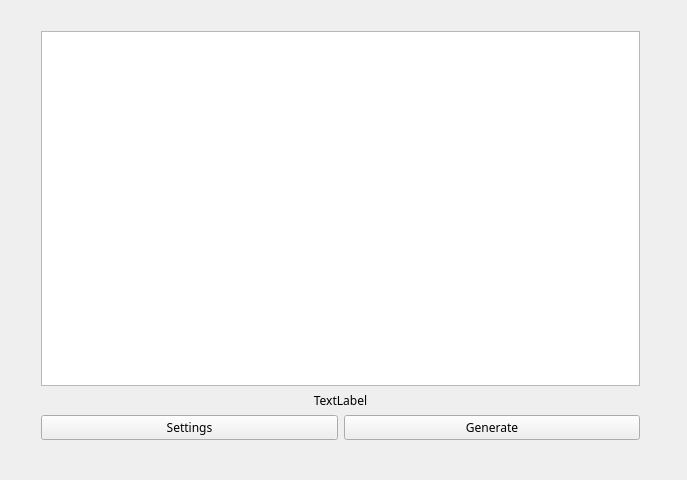
<?xml version="1.0" encoding="UTF-8"?>
<ui version="4.0">
 <class>MainWindow</class>
 <widget class="QMainWindow" name="MainWindow">
  <property name="geometry">
   <rect>
    <x>0</x>
    <y>0</y>
    <width>687</width>
    <height>480</height>
   </rect>
  </property>
  <property name="windowTitle">
   <string>MainWindow</string>
  </property>
  <widget class="QWidget" name="centralWidget">
   <widget class="QWidget" name="verticalLayoutWidget">
    <property name="geometry">
     <rect>
      <x>30</x>
      <y>20</y>
      <width>621</width>
      <height>431</height>
     </rect>
    </property>
    <property name="font">
     <font>
      <family>Menlo</family>
     </font>
    </property>
    <layout class="QVBoxLayout" name="verticalLayout">
     <item>
      <widget class="QGraphicsView" name="graphicsView">
       <property name="font">
        <font>
         <family>Menlo</family>
        </font>
       </property>
      </widget>
     </item>
     <item>
      <widget class="QLabel" name="status">
       <property name="font">
        <font>
         <family>Menlo</family>
        </font>
       </property>
       <property name="text">
        <string>TextLabel</string>
       </property>
       <property name="alignment">
        <set>Qt::AlignCenter</set>
       </property>
      </widget>
     </item>
     <item>
      <layout class="QHBoxLayout" name="horizontalLayout">
       <item>
        <widget class="QPushButton" name="setting">
         <property name="font">
          <font>
           <family>Menlo</family>
          </font>
         </property>
         <property name="text">
          <string>Settings</string>
         </property>
        </widget>
       </item>
       <item>
        <widget class="QPushButton" name="generate">
         <property name="font">
          <font>
           <family>Menlo</family>
          </font>
         </property>
         <property name="text">
          <string>Generate</string>
         </property>
        </widget>
       </item>
      </layout>
     </item>
    </layout>
   </widget>
  </widget>
 </widget>
 <layoutdefault spacing="6" margin="11"/>
 <resources/>
 <connections/>
</ui>
